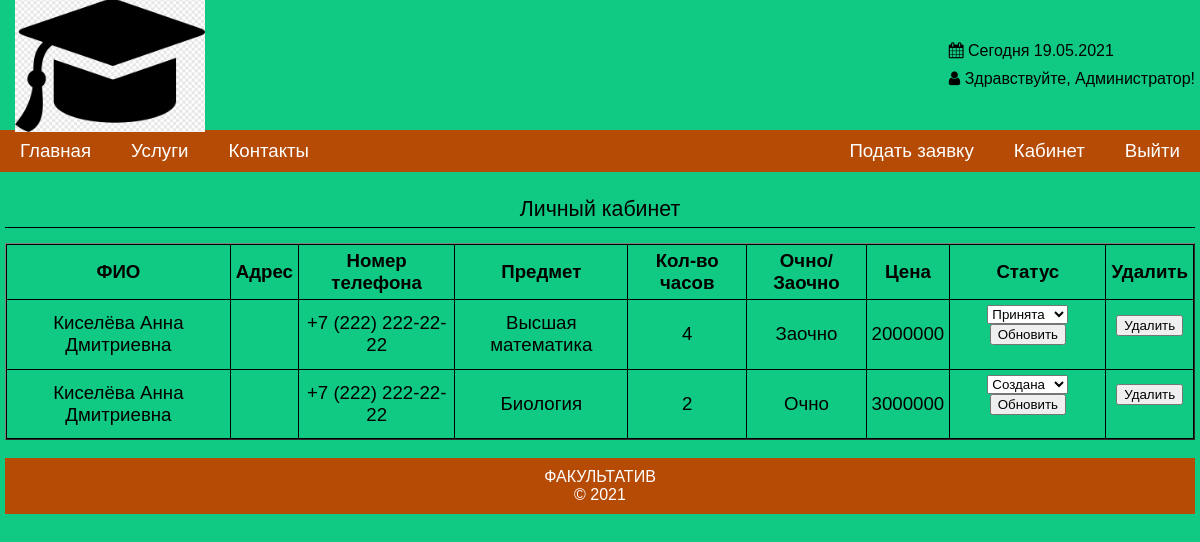
Screenshot of /account/index.php (signed in) with the database file from the repository.
### tables this page shows
CREATE TABLE `orders` (
  `id` int(11) NOT NULL,
  `fio` varchar(255) NOT NULL,
  `adress` varchar(255) NOT NULL,
  `phone` varchar(255) NOT NULL,
  `service` varchar(255) NOT NULL,
  `kol` int(50) NOT NULL,
  `delivery` varchar(50) NOT NULL,
  `summa` int(50) NOT NULL,
  `status` varchar(50) NOT NULL
);

### lib/db_connect.php (called while the page is built, shortened)
<?
$site_name = "ФАКУЛЬТАТИВ";
?>

### account/body.php (the view, shortened to what this page needs)
<div class="page_header">
  Личный кабинет
</div>
<? if ($_SESSION['role'] == 1) { ?>
<div style="overflow-x: auto">
  <table class="table" border="1"  width="100%" align="center">
    <tr>
      <th>ФИО</th>
      <th>Адрес</th>
      <th>Номер телефона</th>
      <th>Предмет</th>
      <th>Кол-во часов</th>
      <th>Очно/Заочно</th>
      <th>Цена</th>
      <th>Статус</th>
    <th>Удалить</th>
    </tr>
    <?
    $result = mysqli_query($link, "SELECT * FROM `orders` WHERE 1");
    if ($result) {
      while ($row = mysqli_fetch_assoc($result)) {
	?>
    <tr>
	<div>
      <td>
        <? echo $row['fio']; ?><br>
      </td>
	  <td>
        <? echo $row['adress']; ?><br>
      </td>
	  <td>
        <? echo $row['phone']; ?><br>
      </td>
	  <td>
        <? echo $row['service']; ?><br>
      </td>
      <td>
        <? echo $row['kol']; ?><br>
              </td>
			  <td>
        <? echo $row['delivery']; ?><br>
              </td>
			  <td>
        <? echo $row['summa']; ?><br>
              </td>
 <td>
        <form action="" method="post">
          <select name="status">
            <option <? if ($row['status'] == 'Создана') { echo "selected"; } ?> >Создана</option>
            <option <? if ($row['status'] == 'Принята') { echo "selected"; } ?> >Принята</option>
          </select>
          <input type="submit" name="isChange" value="Обновить">
        </form>
      </td>
      <td>
        <form action="" method="post" onsubmit="return confirm('Вы действительно хотите удалить данную заявку?'); return false">
          <input type="submit" name="isDelete" value="Удалить">
        </form>
      </td>
   </div>
	</tr>
    <? }} ?>
   </table>
<br>
<? } ?>

### account/index.php (shortened to what this page needs)
<?
include_once($_SERVER['DOCUMENT_ROOT'].'/lib/db_connect.php');
?>
<html>
  <head>
    <?
    include_once($_SERVER['DOCUMENT_ROOT'].'/lib/head.php');
    ?>
  </head>
  <body>
    <header>
      <?
      include_once($_SERVER['DOCUMENT_ROOT'].'/lib/header.php');
      ?>
    </header>
    <menu>
      <?
      include_once($_SERVER['DOCUMENT_ROOT'].'/lib/menu.php');
      ?>
    </menu>
    <div id="content">
      <?
      include_once('body.php');
      ?>
    </div>
    <footer>
      <?
      include_once($_SERVER['DOCUMENT_ROOT'].'/lib/footer.php');
      ?>
    </footer>
  </body>
</html>

### lib/head.php (shortened to what this page needs)
<link rel="stylesheet" href="/css/2.css">
<link rel="stylesheet" href="/css/font-awesome.css">

### lib/header.php (shortened to what this page needs)
<div>
  <div id="logo_box">
   <img width="100%" src="/img/образ.png">
  </div>
    </div>
<div>
  <div>
    <i class="fa fa-calendar" aria-hidden="true"></i>
    Сегодня <? echo date("d.m.Y"); ?>
  </div>
  <div>
    <i class="fa fa-user" aria-hidden="true"></i>
    Здравствуйте,
    <? if (!empty($_SESSION['fio'])) { echo $_SESSION['fio']; } else { echo "Гость"; } ?>!
  </div>
</div>

### lib/menu.php
<ul>
  <li>
    <a href="/">Главная</a>
  </li>
  <li>
    <a href="/uslugi/">Услуги</a>
  </li>
  <li>
    <a href="/contacts/">Контакты</a>
  </li>
</ul>
<ul>
  <? if ($_SESSION['login']) { ?>
  <li>
    <a href="/create/">Подать заявку</a>
  </li>
  <? } ?>
  <? if (!isset($_SESSION['login'])) { ?>
  <li>
    <a href="/auth/">Войти</a>
  </li>
  <? } else { ?>
  <li>
    <a href="/account/">Кабинет</a>
  </li>
  <li>
    <a href="/?exit=1">Выйти</a>
  </li>
  <? } ?>
</ul>

### lib/footer.php
<div>
  <? echo $site_name; ?>
</div>
<div>
&copy; 2021
</div>

### css/2.css (style rules this page uses)
li { font-size:14pt; }
.Museo_Sans_300, * { font-family: "Museo Sans 300",Geneva,Arial,Verdana,sans-serif; }
body { margin: 0 auto; max-width: 1200px; background:#10ca83; }
header { height: 120px; position: relative; display: flex; align-items: center; justify-content: space-between; padding: 5px; }
header > div:first-child { position: relative; display: flex; align-items: center; padding: 5px; }
header #logo_box { height: 100%; width: 200px; display: flex; justify-content: center; align-items: center; position: relative }
header #logo_box > img { max-height: calc(100% - 10px); max-width: calc(100% - 10px); }
header > div:first-child > div:nth-child(1) { margin-right: 10px; }
header > div:last-child > div:first-child { margin-bottom: 10px; }
menu { padding: 0; margin: 0; display: flex; justify-content: space-between; background: #b64b05; }
menu > ul { display: flex; justify-content: space-between; flex-wrap: wrap; padding: 0; margin: 0; list-style: none; }
menu > ul > li > a { padding: 10px 20px; text-decoration: none; color: rgb(255, 255, 255); display: block; }
footer { background: #b64b05; padding: 10px; text-align: center; color: white; }
#content { min-height: 300px; padding: 5px; }
.page_header { font-size: 16pt; font-family: "Museo Sans 500",Geneva,Arial,Verdana,sans-serif; text-align: center; margin-top: 20px; margin-bottom: 15px; padding-bottom: 5px; border-bottom: 1px solid black; }
.table { text-align: center; border-spacing: 0; width: 100%; font-size:14pt; }
.table td, .table th { padding: 5px; border: 1px solid black; border-right: none; border-bottom: none; }
.table th { border-bottom: 1px solid black; }
.table td:last-child, .table th:last-child { padding: 5px; border-right: 1px solid black; }
.table tr:last-child td { padding: 5px; border-bottom: 1px solid black; }
.table tr:nth-child(2) td { padding: 5px; border-top: none; }

### rows the page displays
orders: fio "Киселёва Анна Дмитриевна", phone "+7 (222) 222-22-22", service "Высшая математика", kol "4", delivery "Заочно", summa "2000000", status "Принята"
orders: fio "Киселёва Анна Дмитриевна", phone "+7 (222) 222-22-22", service "Биология", kol "2", delivery "Очно", summa "3000000", status "Создана"

### other values shown
$_SESSION['fio'] "Администратор"
$site_name "ФАКУЛЬТАТИВ"
